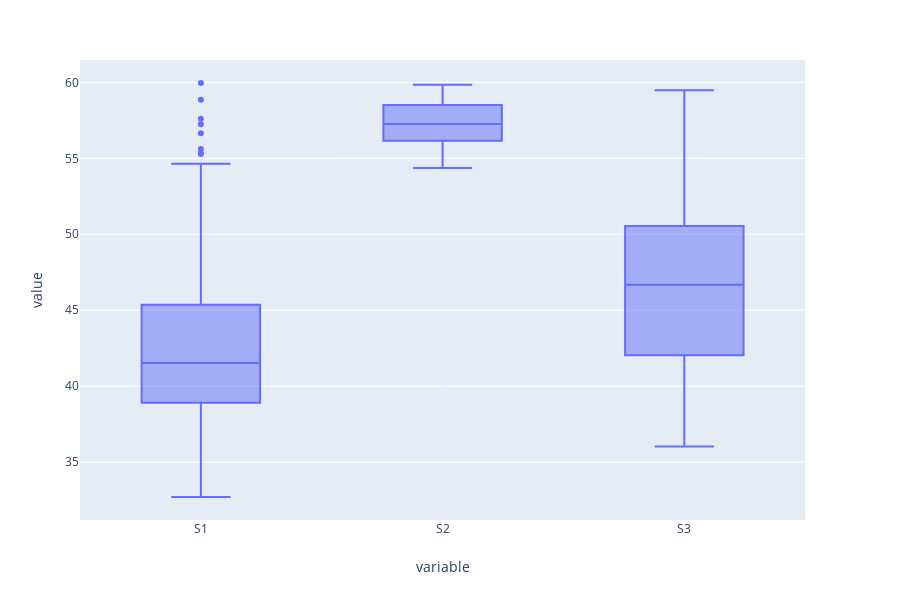

Here is the notebook cell this chart was saved with:
### Markdown cell above
How does the distribution of times on the inlap compare with the fastest lap sector times?

We might expect at least the third sector time to show an elevated time due to pit loss and perhaps an element of the pit stop time.

### Code cell
import plotly.express as px
fig = px.box(pit_data[pit_data['LAP_TYPE']=='INLAP'][['LAP_TYPE','S1','S2','S3']].melt(id_vars='LAP_TYPE'),
             x="variable", y="value")
fig.show()

### Figure 1 — Plotly figure (JSON) as saved in the notebook; plotly's stock layout.template omitted (floating-point values rounded to 4 significant figures; data arrays with more than 128 entries replaced by an {"elided": "..."} marker saying what was removed)
{"data": [{"alignmentgroup": "True", "hoverlabel": {"namelength": 0}, "hovertemplate": "variable=%{x}<br>value=%{y}", "legendgroup": "", "marker": {"color": "#636efa"}, "name": "", "notched": false, "offsetgroup": "", "orientation": "v", "showlegend": false, "type": "box", "x": {"elided": "834 str values"}, "x0": " ", "xaxis": "x", "y": {"elided": "834 str values"}, "y0": " ", "yaxis": "y"}], "layout": {"boxmode": "group", "height": 600, "legend": {"tracegroupgap": 0}, "margin": {"t": 60}, "xaxis": {"anchor": "y", "domain": [0, 0.98], "title": {"text": "variable"}}, "yaxis": {"anchor": "x", "domain": [0, 1], "title": {"text": "value"}}}}
